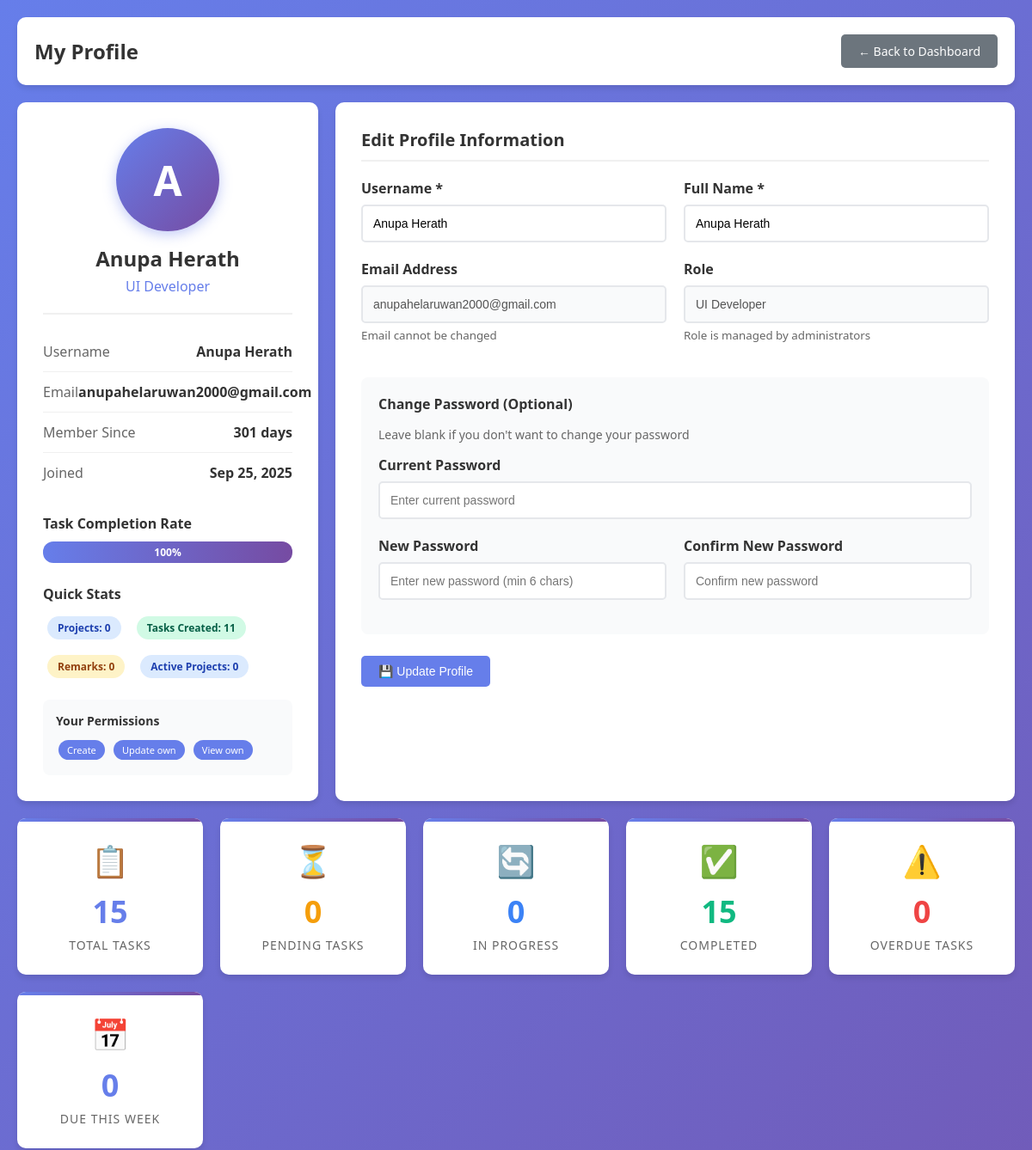
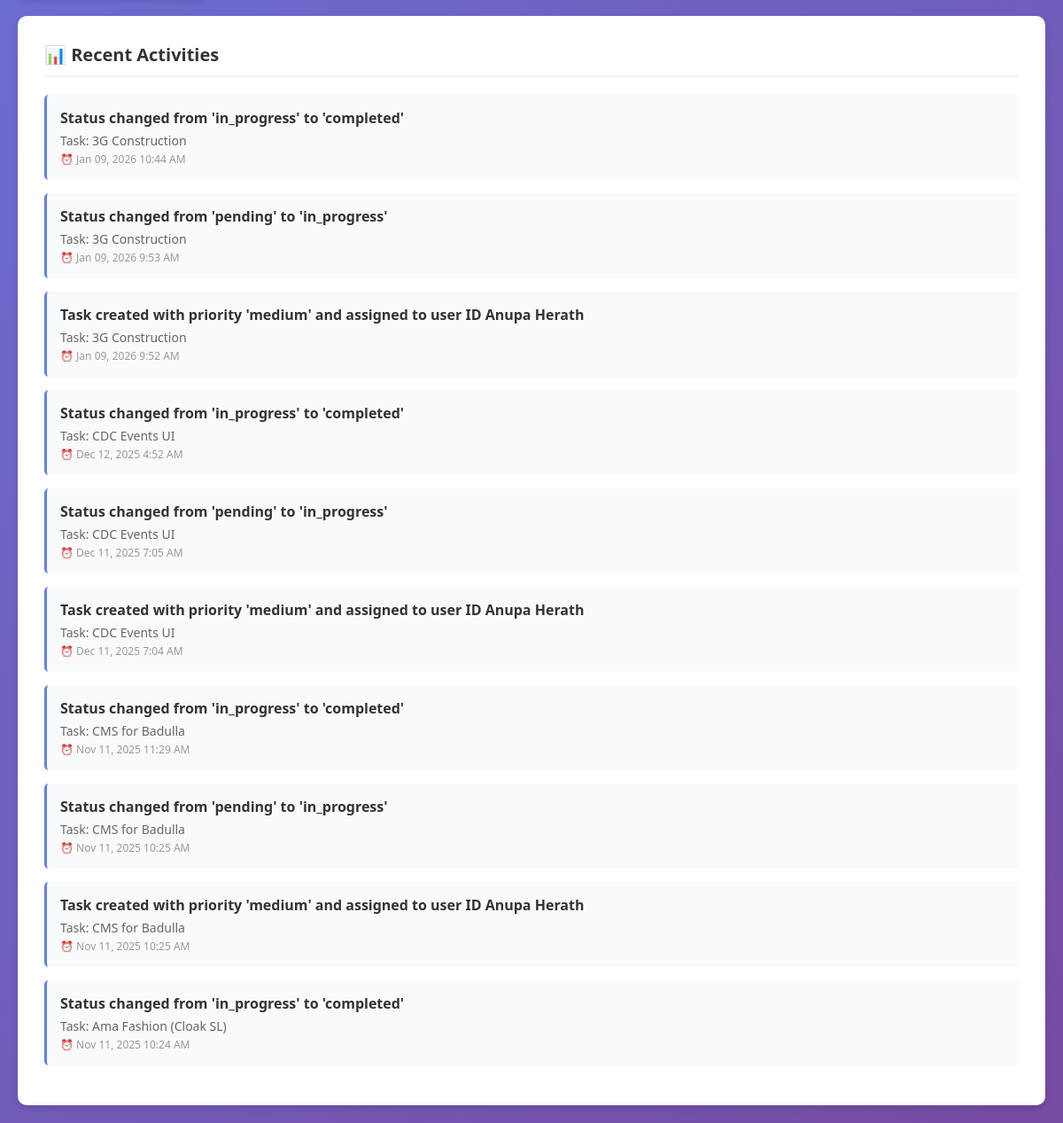
Before: /profile.php (signed in) with the older database file (2 pictures, top to bottom).
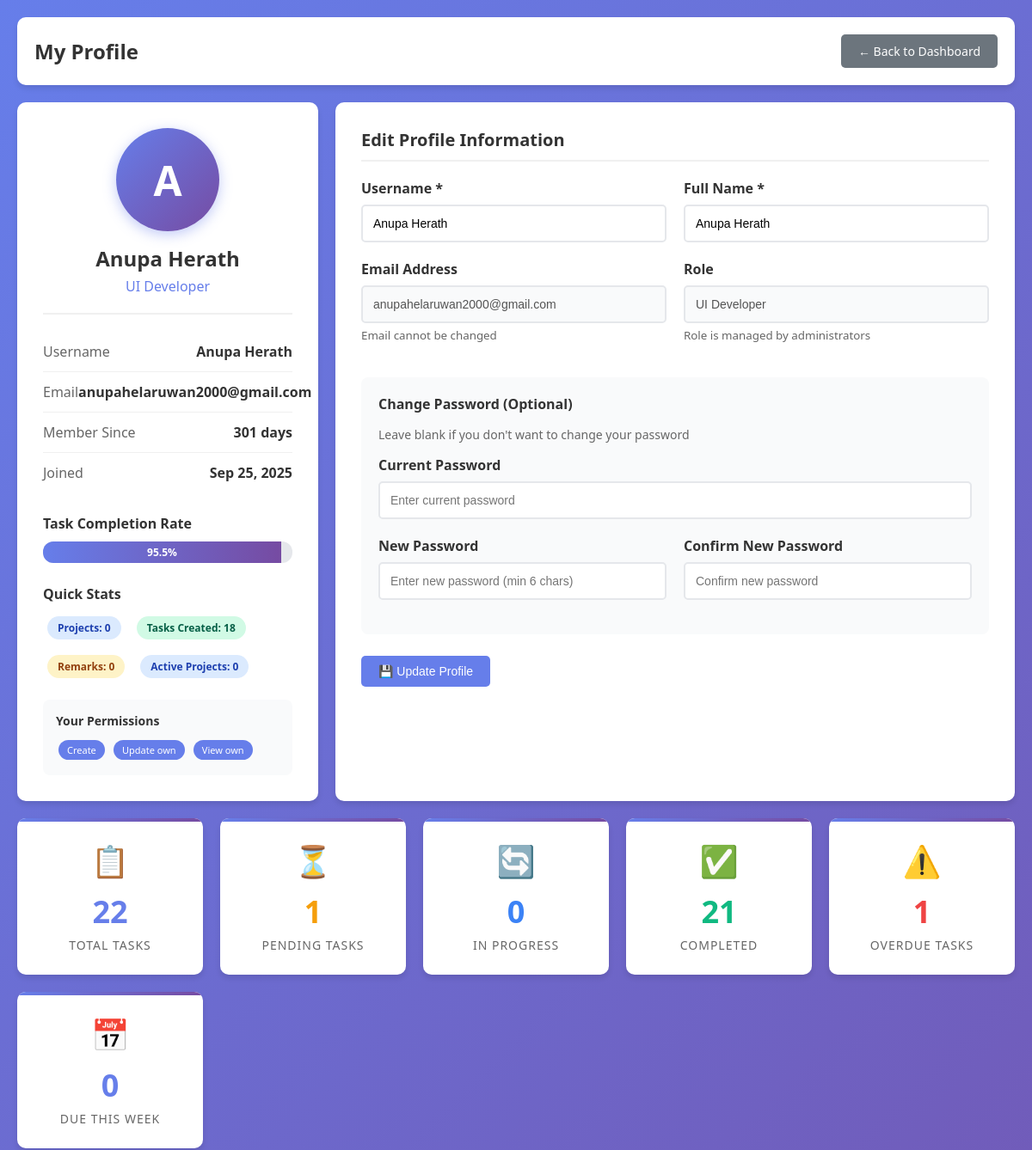
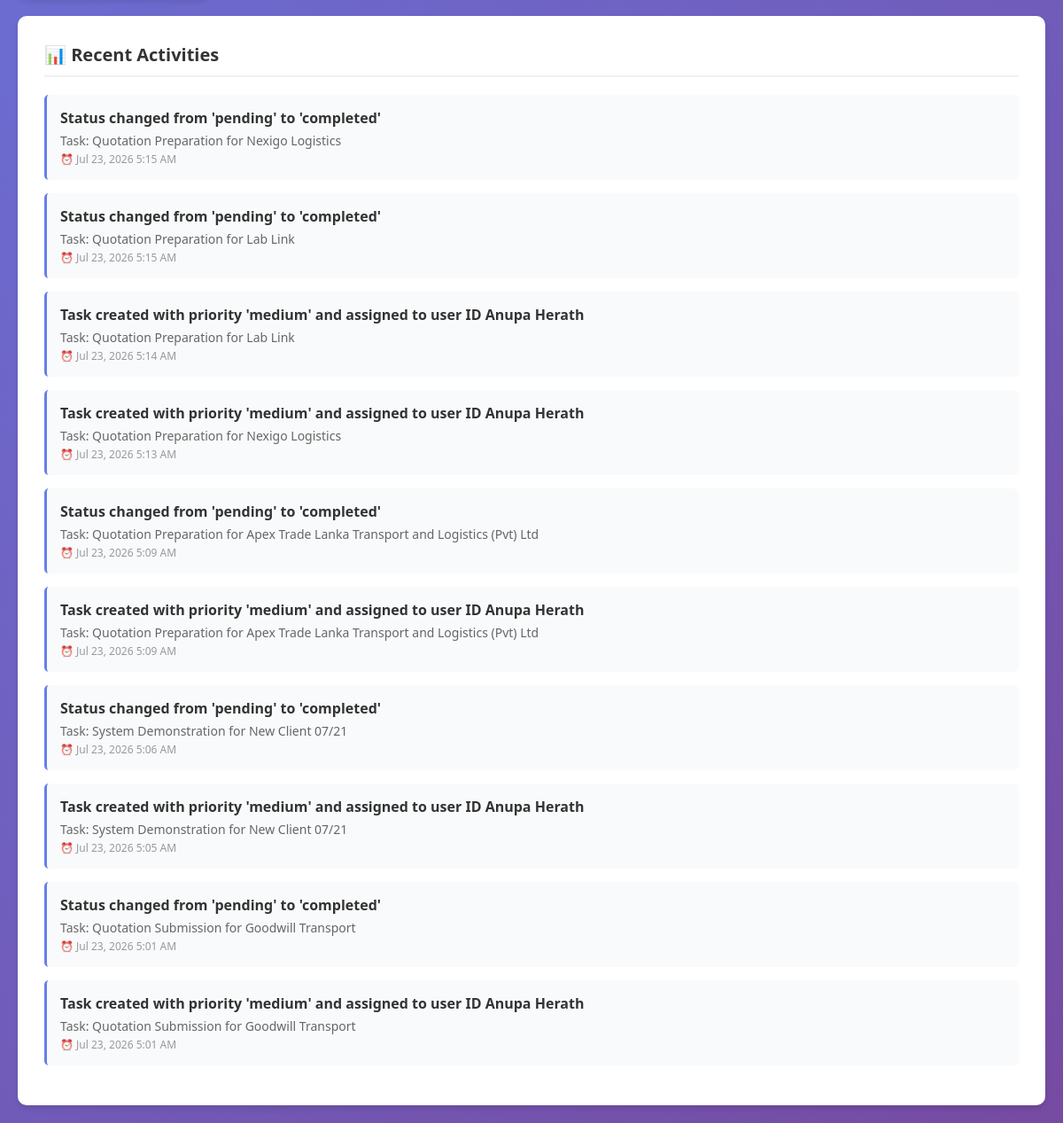
After: the same page with the newer database file (2 pictures, top to bottom).
### tables this page shows
CREATE TABLE `users` (
  `id` int(11) NOT NULL,
  `username` varchar(50) NOT NULL,
  `password` varchar(255) NOT NULL,
  `full_name` varchar(100) NOT NULL,
  `role` enum('Business Analyst','UI Developer','Intern Web Developer','Associate Web Developer','Senior Web Developer','Team Lead','Assistant Manager','Manager') NOT NULL,
  `email` varchar(100) DEFAULT NULL,
  `created_at` timestamp NOT NULL DEFAULT CURRENT_TIMESTAMP
);

CREATE TABLE `task_history` (
  `id` int(11) NOT NULL,
  `task_id` int(11) NOT NULL,
  `action` varchar(100) NOT NULL,
  `performed_by` int(11) NOT NULL,
  `performed_at` timestamp NOT NULL DEFAULT CURRENT_TIMESTAMP
);

CREATE TABLE `tasks` (
  `id` int(11) NOT NULL,
  `title` varchar(200) NOT NULL,
  `description` text,
  `assigned_to` int(11) NOT NULL,
  `created_by` int(11) NOT NULL,
  `status` enum('pending','in_progress','completed') DEFAULT 'pending',
  `priority` varchar(255) NOT NULL,
  `due_date` date DEFAULT NULL,
  `created_at` timestamp NOT NULL DEFAULT CURRENT_TIMESTAMP,
  `updated_at` timestamp NOT NULL DEFAULT CURRENT_TIMESTAMP ON UPDATE CURRENT_TIMESTAMP
);

### config.php (called while the page is built, shortened)
<?php
$rolePermissions = [
    'Manager' => ['create', 'assign', 'reassign', 'view_all', 'update_status'],
    'Assistant Manager' => ['create', 'assign', 'reassign', 'view_all', 'update_status'],
    'Team Lead' => ['create', 'assign', 'reassign', 'view_all', 'update_status'],
    'Senior Web Developer' => ['create','update_own', 'view_own'],
    'Associate Web Developer' => ['create','update_own', 'view_own'],
    'Intern Web Developer' => ['create','update_own', 'view_own'],
    'UI Developer' => ['create','update_own', 'view_own'],
    'Business Analyst' => ['create','update_own', 'view_own']
];
?>

### profile.php (the view, shortened to what the changed rows need)
<?php
require_once 'config.php';
$user_id = $_SESSION['user_id'];
$query = "SELECT * FROM users WHERE id = :user_id";
$stmt = $pdo->prepare($query);
$stmt->bindParam(':user_id', $user_id);
$stmt->execute();
$user = $stmt->fetch(PDO::FETCH_ASSOC);
$query = "SELECT
    COUNT(*) as total_tasks,
    SUM(CASE WHEN status = 'pending' THEN 1 ELSE 0 END) as pending_tasks,
    SUM(CASE WHEN status = 'in_progress' THEN 1 ELSE 0 END) as in_progress_tasks,
    SUM(CASE WHEN status = 'completed' THEN 1 ELSE 0 END) as completed_tasks
FROM tasks WHERE assigned_to = :user_id";
$stmt = $pdo->prepare($query);
$stmt->bindParam(':user_id', $user_id);
$stmt->execute();
$task_stats = $stmt->fetch(PDO::FETCH_ASSOC);
$query = "SELECT COUNT(*) as tasks_created FROM tasks WHERE created_by = :user_id";
$stmt = $pdo->prepare($query);
$stmt->bindParam(':user_id', $user_id);
$stmt->execute();
$created_stats = $stmt->fetch(PDO::FETCH_ASSOC);
$query = "SELECT COUNT(*) as overdue_tasks
FROM tasks
WHERE assigned_to = :user_id
AND due_date < CURDATE()
AND status != 'completed'";
$stmt = $pdo->prepare($query);
$stmt->bindParam(':user_id', $user_id);
$stmt->execute();
$overdue_stats = $stmt->fetch(PDO::FETCH_ASSOC);
$query = "SELECT COUNT(*) as total_projects FROM projects WHERE created_by = :user_id";
$stmt = $pdo->prepare($query);
$stmt->bindParam(':user_id', $user_id);
$stmt->execute();
$project_stats = $stmt->fetch(PDO::FETCH_ASSOC);
$query = "SELECT th.*, t.title as task_title
FROM task_history th
LEFT JOIN tasks t ON th.task_id = t.id
WHERE th.performed_by = :user_id
ORDER BY th.performed_at DESC
LIMIT 10";
$stmt = $pdo->prepare($query);
$stmt->bindParam(':user_id', $user_id);
$stmt->execute();
$recent_activities = $stmt->fetchAll(PDO::FETCH_ASSOC);
$query = "SELECT COUNT(*) as remarks_count FROM task_remarks WHERE created_by = :user_id";
$stmt = $pdo->prepare($query);
$stmt->bindParam(':user_id', $user_id);
$stmt->execute();
$remarks_stats = $stmt->fetch(PDO::FETCH_ASSOC);
$query = "SELECT COUNT(*) as active_projects
FROM projects
WHERE (created_by = :user_id OR sales_officer LIKE CONCAT('%', (SELECT username FROM users WHERE id = :user_id2), '%'))
AND status != 'completed'";
$stmt = $pdo->prepare($query);
$stmt->bindParam(':user_id', $user_id);
$stmt->bindParam(':user_id2', $user_id);
$stmt->execute();
$active_projects = $stmt->fetch(PDO::FETCH_ASSOC);
$completion_rate = $task_stats['total_tasks'] > 0
    ? round(($task_stats['completed_tasks'] / $task_stats['total_tasks']) * 100, 1)
    : 0;
$member_since = new DateTime($user['created_at']);
$today = new DateTime();
$days_member = $today->diff($member_since)->days;
$user_permissions = isset($rolePermissions[$user['role']]) ? $rolePermissions[$user['role']] : [];
?>
<!DOCTYPE html>
<html lang="en">
<head>
</head>
<body>
    <div class="container">
        <div class="header">
            <h1>My Profile</h1>
        </div>
        <div class="profile-grid">
            <div class="profile-card">
                <div class="profile-header">
                    <div class="profile-avatar">
                        <?php echo strtoupper(substr($user['full_name'], 0, 1)); ?>
                    </div>
                    <div class="profile-name"><?php echo htmlspecialchars($user['full_name']); ?></div>
                    <div class="profile-role"><?php echo htmlspecialchars($user['role']); ?></div>
                </div>
                <div class="profile-info">
                    <div class="info-item">
                        <span class="info-label">Username</span>
                        <span class="info-value"><?php echo htmlspecialchars($user['username']); ?></span>
                    </div>
                    <div class="info-item">
                        <span class="info-label">Email</span>
                        <span class="info-value"><?php echo htmlspecialchars($user['email']); ?></span>
                    </div>
                    <div class="info-item">
                        <span class="info-label">Member Since</span>
                        <span class="info-value"><?php echo $days_member; ?> days</span>
                    </div>
                    <div class="info-item">
                        <span class="info-label">Joined</span>
                        <span class="info-value"><?php echo date('M d, Y', strtotime($user['created_at'])); ?></span>
                    </div>
                </div>
                <div style="margin-top: 25px;">
                    <div class="progress-bar">
                        <div class="progress-fill" style="width: <?php echo $completion_rate; ?>%;">
                            <?php echo $completion_rate; ?>%
                        </div>
                    </div>
                </div>
                <div style="margin-top: 25px;">
                    <div style="display: flex; flex-wrap: wrap; gap: 8px;">
                        <span class="badge badge-primary">Projects: <?php echo $project_stats['total_projects']; ?></span>
                        <span class="badge badge-success">Tasks Created: <?php echo $created_stats['tasks_created']; ?></span>
                        <span class="badge badge-warning">Remarks: <?php echo $remarks_stats['remarks_count']; ?></span>
                        <span class="badge badge-primary">Active Projects: <?php echo $active_projects['active_projects']; ?></span>
                    </div>
                </div>
                <?php if (!empty($user_permissions)): ?>
                <div class="permissions-box">
                    <div>
                        <?php foreach ($user_permissions as $permission): ?>
                            <span class="permission-tag"><?php echo str_replace('_', ' ', ucfirst($permission)); ?></span>
                        <?php endforeach; ?>
                    </div>
                </div>
                <?php endif; ?>
            </div>
            <div class="content-section">
                <h2 class="section-title">Edit Profile Information</h2>
                <form method="POST">
                    <div class="form-row">
                        <div class="form-group">
                            <label for="username">Username *</label>
                            <input type="text" id="username" name="username" value="<?php echo htmlspecialchars($user['username']); ?>" required>
                        </div>
                        <div class="form-group">
                            <label for="full_name">Full Name *</label>
                            <input type="text" id="full_name" name="full_name" value="<?php echo htmlspecialchars($user['full_name']); ?>" required>
                        </div>
                    </div>
                    <div class="form-row">
                        <div class="form-group">
                            <label for="email">Email Address</label>
                            <input type="email" id="email" value="<?php echo htmlspecialchars($user['email']); ?>" disabled>
                            <small style="color: #666; display: block; margin-top: 5px;">Email cannot be changed</small>
                        </div>
                        <div class="form-group">
                            <label for="role">Role</label>
                            <input type="text" id="role" value="<?php echo htmlspecialchars($user['role']); ?>" disabled>
                            <small style="color: #666; display: block; margin-top: 5px;">Role is managed by administrators</small>
                        </div>
                    </div>
                </form>
            </div>
        </div>
        <div class="stats-grid">
            <div class="stat-card primary">
                <div class="stat-icon">📋</div>
                <div class="stat-value"><?php echo $task_stats['total_tasks']; ?></div>
                <div class="stat-label">Total Tasks</div>
            </div>
            <div class="stat-card warning">
                <div class="stat-icon">⏳</div>
                <div class="stat-value"><?php echo $task_stats['pending_tasks']; ?></div>
                <div class="stat-label">Pending Tasks</div>
            </div>
            <div class="stat-card success">
                <div class="stat-icon">✅</div>
                <div class="stat-value"><?php echo $task_stats['completed_tasks']; ?></div>
                <div class="stat-label">Completed</div>
            </div>
            <div class="stat-card danger">
                <div class="stat-icon">⚠️</div>
                <div class="stat-value"><?php echo $overdue_stats['overdue_tasks']; ?></div>
                <div class="stat-label">Overdue Tasks</div>
            </div>
        </div>
        <div class="content-section">
            <h2 class="section-title">📊 Recent Activities</h2>
            <?php if (count($recent_activities) > 0): ?>
                <ul class="activity-list">
                    <?php foreach ($recent_activities as $activity): ?>
                        <li class="activity-item">
                            <div class="activity-action"><?php echo htmlspecialchars($activity['action']); ?></div>
                            <div class="activity-details">Task: <?php echo htmlspecialchars($activity['task_title']); ?></div>
                            <div class="activity-time">⏰ <?php echo date('M d, Y g:i A', strtotime($activity['performed_at'])); ?></div>
                        </li>
                    <?php endforeach; ?>
                </ul>
            <?php else: ?>
                <p style="color: #666; text-align: center; padding: 40px 0;">No recent activities found.</p>
            <?php endif; ?>
        </div>
    </div>
</body>
</html>

Changed rows visible on the page:
no longer on this page (row unchanged): task_history: action "Status changed from 'in_progress' to 'completed'", task.title "3G Construction", performed_at "Jan 09, 2026 10:44 AM"
no longer on this page (row unchanged): task_history: action "Status changed from 'pending' to 'in_progress'", task.title "3G Construction", performed_at "Jan 09, 2026 9:53 AM"
no longer on this page (row unchanged): task_history: action "Task created with priority 'medium' and assigned to user ID Anupa Herath", task.title "3G Construction", performed_at "Jan 09, 2026 9:52 AM"
no longer on this page (row unchanged): task_history: action "Status changed from 'in_progress' to 'completed'", task.title "CDC Events UI", performed_at "Dec 12, 2025 4:52 AM"
no longer on this page (row unchanged): task_history: action "Status changed from 'pending' to 'in_progress'", task.title "CDC Events UI", performed_at "Dec 11, 2025 7:05 AM"
no longer on this page (row unchanged): task_history: action "Task created with priority 'medium' and assigned to user ID Anupa Herath", task.title "CDC Events UI", performed_at "Dec 11, 2025 7:04 AM"
no longer on this page (row unchanged): task_history: action "Status changed from 'in_progress' to 'completed'", task.title "CMS for Badulla", performed_at "Nov 11, 2025 11:29 AM"
no longer on this page (row unchanged): task_history: action "Status changed from 'pending' to 'in_progress'", task.title "CMS for Badulla", performed_at "Nov 11, 2025 10:25 AM"
no longer on this page (row unchanged): task_history: action "Task created with priority 'medium' and assigned to user ID Anupa Herath", task.title "CMS for Badulla", performed_at "Nov 11, 2025 10:25 AM"
no longer on this page (row unchanged): task_history: action "Status changed from 'in_progress' to 'completed'", task.title "Ama Fashion (Cloak SL)", performed_at "Nov 11, 2025 10:24 AM"
added task_history: action "Status changed from 'pending' to 'completed'", task.title "Quotation Preparation for Nexigo Logistics", performed_at "Jul 23, 2026 5:15 AM"
added task_history: action "Status changed from 'pending' to 'completed'", task.title "Quotation Preparation for Lab Link", performed_at "Jul 23, 2026 5:15 AM"
added task_history: action "Task created with priority 'medium' and assigned to user ID Anupa Herath", task.title "Quotation Preparation for Lab Link", performed_at "Jul 23, 2026 5:14 AM"
added task_history: action "Task created with priority 'medium' and assigned to user ID Anupa Herath", task.title "Quotation Preparation for Nexigo Logistics", performed_at "Jul 23, 2026 5:13 AM"
added task_history: action "Status changed from 'pending' to 'completed'", task.title "Quotation Preparation for Apex Trade Lanka Transport and Logistics (Pvt) Ltd", performed_at "Jul 23, 2026 5:09 AM"
added task_history: action "Task created with priority 'medium' and assigned to user ID Anupa Herath", task.title "Quotation Preparation for Apex Trade Lanka Transport and Logistics (Pvt) Ltd", performed_at "Jul 23, 2026 5:09 AM"
added task_history: action "Status changed from 'pending' to 'completed'", task.title "System Demonstration for New Client 07/21", performed_at "Jul 23, 2026 5:06 AM"
added task_history: action "Task created with priority 'medium' and assigned to user ID Anupa Herath", task.title "System Demonstration for New Client 07/21", performed_at "Jul 23, 2026 5:05 AM"
added task_history: action "Status changed from 'pending' to 'completed'", task.title "Quotation Submission for Goodwill Transport", performed_at "Jul 23, 2026 5:01 AM"
added task_history: action "Task created with priority 'medium' and assigned to user ID Anupa Herath", task.title "Quotation Submission for Goodwill Transport", performed_at "Jul 23, 2026 5:01 AM"
Other visible differences:
$completion_rate: 100 → 95.5 (drawn)
$completion_rate: "100" → "95.5"
$created_stats['tasks_created']: "11" → "18"
$task_stats['total_tasks']: "15" → "22"
$task_stats['pending_tasks']: "0" → "1"
$task_stats['completed_tasks']: "15" → "21"
$overdue_stats['overdue_tasks']: "0" → "1"
